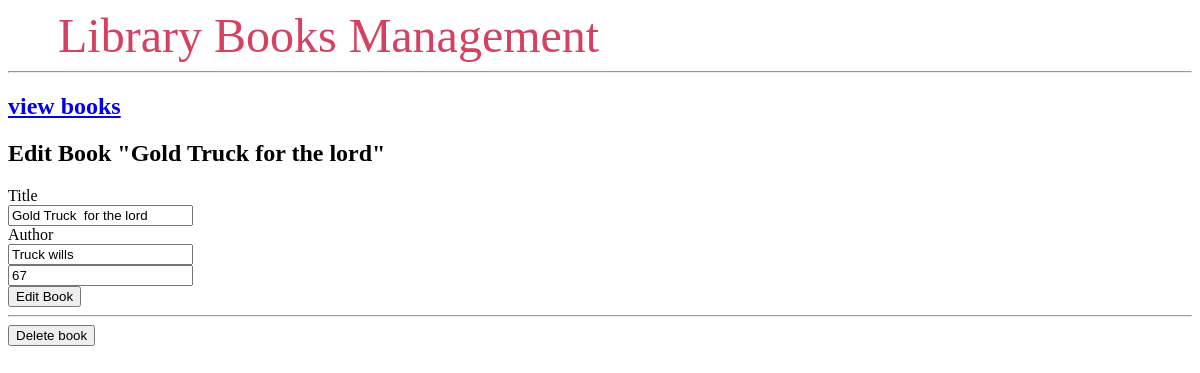
The app's page /1/edit/, older data.
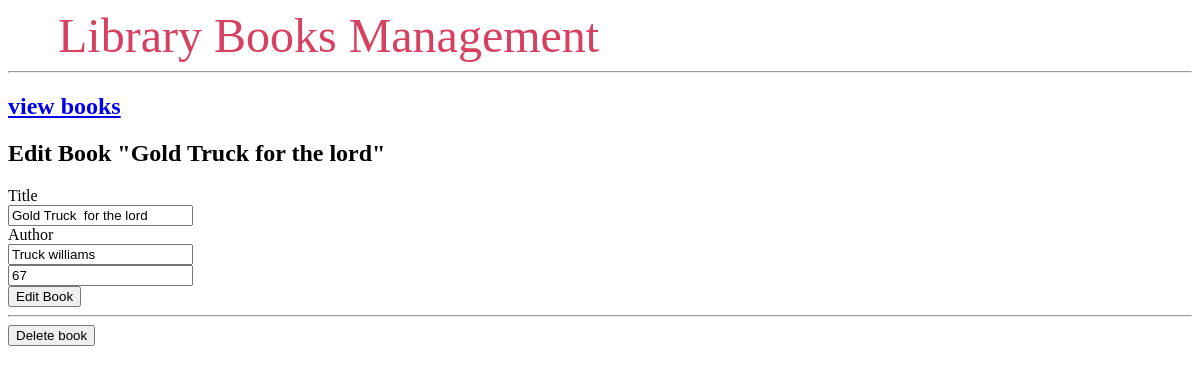
The same page, newer data.
### tables this page shows
CREATE TABLE book (
  id INTEGER PRIMARY KEY AUTOINCREMENT,
  created TIMESTAMP NOT NULL DEFAULT CURRENT_TIMESTAMP,
  title TEXT NOT NULL,
  author TEXT NOT NULL,
 quantity INTEGER  NOT NULL
  
);

### app.py (the view, shortened to what this page needs)
@app.route('/<int:id>/edit/', methods=('GET', 'POST'))
def edit(id):
    post = get_post(id)
    return render_template('edit.html', post=post)

### app.py (called while the page is built)
def get_db_connect():
    conn = sqlite3.connect('database.db')
    conn.row_factory = sqlite3.Row
    return conn

def get_post(post_id):
    conn = get_db_connect()
    post = conn.execute('SELECT * FROM book WHERE id = ?',
                        (post_id,)).fetchone()
    conn.close()
    if post is None:
        abort(404)
    return post

### templates/edit.html
{% extends 'base.html' %}
{% block content %}
    <h2><a href = "/">view books</a></h2>
    <h2>{% block title %} Edit Book "{{ post['title'] }}" {% endblock %}</h2>
    <form method="post">
        <label for="title">Title</label>
        <br>
        <input type="text" name="title"
               value="{{ request.form['title'] or post['title'] }}"></input>
        <br>
        <label for="content">Author</label>
        <br>
        <input type="text" name="author"
               value="{{ request.form['author'] or post['author'] }}"></input>
        <br>
        <input type="text" name=quantity
               value="{{ request.form['quantity'] or post['quantity'] }}"></input>
        <br>
        <button type="submit">Edit Book</button>
    </form>
    <hr>
    <form action="{{ url_for('delete', id=post['id']) }}" method="POST">
        <input type="submit" value="Delete book"
                onclick="return confirm('Are you sure you want to delete this book?')">
    </form>
{% endblock %}

Row changes from the older to the newer data that the page shows:
changed book "Gold Truck for the lord": author "Truck wills" → "Truck williams"
